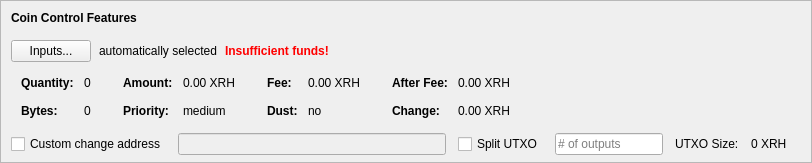
    <widget class="QFrame" name="frameCoinControl">
     <property name="sizePolicy">
      <sizepolicy hsizetype="Expanding" vsizetype="Expanding">
       <horstretch>0</horstretch>
       <verstretch>0</verstretch>
      </sizepolicy>
     </property>
     <property name="maximumSize">
      <size>
       <width>16777215</width>
       <height>16777215</height>
      </size>
     </property>
     <property name="frameShape">
      <enum>QFrame::StyledPanel</enum>
     </property>
     <property name="frameShadow">
      <enum>QFrame::Sunken</enum>
     </property>
     <layout class="QVBoxLayout" name="verticalLayoutCoinControl2">
      <property name="spacing">
       <number>0</number>
      </property>
      <property name="leftMargin">
       <number>0</number>
      </property>
      <property name="topMargin">
       <number>0</number>
      </property>
      <property name="rightMargin">
       <number>0</number>
      </property>
      <property name="bottomMargin">
       <number>6</number>
      </property>
      <item>
       <layout class="QVBoxLayout" name="verticalLayoutCoinControl" stretch="0,0,0,0,1">
        <property name="spacing">
         <number>0</number>
        </property>
        <property name="leftMargin">
         <number>10</number>
        </property>
        <property name="topMargin">
         <number>10</number>
        </property>
        <item>
         <layout class="QHBoxLayout" name="horizontalLayoutCoinControl1">
          <property name="bottomMargin">
           <number>15</number>
          </property>
          <item>
           <widget class="QLabel" name="labelCoinControlFeatures">
            <property name="sizePolicy">
             <sizepolicy hsizetype="Preferred" vsizetype="Maximum">
              <horstretch>0</horstretch>
              <verstretch>0</verstretch>
             </sizepolicy>
            </property>
            <property name="font">
             <font>
              <weight>75</weight>
              <bold>true</bold>
             </font>
            </property>
            <property name="styleSheet">
             <string notr="true">font-weight:bold;</string>
            </property>
            <property name="text">
             <string>Coin Control Features</string>
            </property>
           </widget>
          </item>
         </layout>
        </item>
        <item>
         <layout class="QHBoxLayout" name="horizontalLayoutCoinControl2" stretch="0,0,0,0">
          <property name="spacing">
           <number>8</number>
          </property>
          <property name="bottomMargin">
           <number>10</number>
          </property>
          <item>
           <widget class="QPushButton" name="pushButtonCoinControl">
            <property name="styleSheet">
             <string notr="true"/>
            </property>
            <property name="text">
             <string>Inputs...</string>
            </property>
            <property name="autoDefault">
             <bool>false</bool>
            </property>
           </widget>
          </item>
          <item>
           <widget class="QLabel" name="labelCoinControlAutomaticallySelected">
            <property name="text">
             <string>automatically selected</string>
            </property>
            <property name="margin">
             <number>5</number>
            </property>
           </widget>
          </item>
          <item>
           <widget class="QLabel" name="labelCoinControlInsuffFunds">
            <property name="font">
             <font>
              <weight>75</weight>
              <bold>true</bold>
             </font>
            </property>
            <property name="styleSheet">
             <string notr="true">color:red;font-weight:bold;</string>
            </property>
            <property name="text">
             <string>Insufficient funds!</string>
            </property>
            <property name="margin">
             <number>5</number>
            </property>
           </widget>
          </item>
          <item>
           <spacer name="horizontalSpacerCoinControl">
            <property name="orientation">
             <enum>Qt::Horizontal</enum>
            </property>
            <property name="sizeHint" stdset="0">
             <size>
              <width>40</width>
              <height>1</height>
             </size>
            </property>
           </spacer>
          </item>
         </layout>
        </item>
        <item>
         <widget class="QWidget" name="widgetCoinControl" native="true">
          <property name="sizePolicy">
           <sizepolicy hsizetype="Preferred" vsizetype="Preferred">
            <horstretch>0</horstretch>
            <verstretch>0</verstretch>
           </sizepolicy>
          </property>
          <property name="minimumSize">
           <size>
            <width>0</width>
            <height>0</height>
           </size>
          </property>
          <property name="styleSheet">
           <string notr="true"/>
          </property>
          <layout class="QHBoxLayout" name="horizontalLayoutCoinControl5">
           <property name="leftMargin">
            <number>0</number>
           </property>
           <property name="topMargin">
            <number>0</number>
           </property>
           <property name="rightMargin">
            <number>0</number>
           </property>
           <property name="bottomMargin">
            <number>0</number>
           </property>
           <item>
            <layout class="QHBoxLayout" name="horizontalLayoutCoinControl3" stretch="0,0,0,1">
             <property name="spacing">
              <number>20</number>
             </property>
             <property name="topMargin">
              <number>0</number>
             </property>
             <property name="bottomMargin">
              <number>10</number>
             </property>
             <item>
              <layout class="QFormLayout" name="formLayoutCoinControl1">
               <property name="horizontalSpacing">
                <number>10</number>
               </property>
               <property name="verticalSpacing">
                <number>14</number>
               </property>
               <property name="leftMargin">
                <number>10</number>
               </property>
               <property name="topMargin">
                <number>4</number>
               </property>
               <property name="rightMargin">
                <number>6</number>
               </property>
               <item row="0" column="0">
                <widget class="QLabel" name="labelCoinControlQuantityText">
                 <property name="font">
                  <font>
                   <weight>75</weight>
                   <bold>true</bold>
                  </font>
                 </property>
                 <property name="text">
                  <string>Quantity:</string>
                 </property>
                 <property name="margin">
                  <number>0</number>
                 </property>
                </widget>
               </item>
               <item row="0" column="1">
                <widget class="QLabel" name="labelCoinControlQuantity">
                 <property name="cursor">
                  <cursorShape>IBeamCursor</cursorShape>
                 </property>
                 <property name="contextMenuPolicy">
                  <enum>Qt::ActionsContextMenu</enum>
                 </property>
                 <property name="text">
                  <string notr="true">0</string>
                 </property>
                 <property name="margin">
                  <number>0</number>
                 </property>
                 <property name="textInteractionFlags">
                  <set>Qt::LinksAccessibleByMouse|Qt::TextSelectableByKeyboard|Qt::TextSelectableByMouse</set>
                 </property>
                </widget>
               </item>
               <item row="1" column="0">
                <widget class="QLabel" name="labelCoinControlBytesText">
                 <property name="font">
                  <font>
                   <weight>75</weight>
                   <bold>true</bold>
                  </font>
                 </property>
                 <property name="text">
                  <string>Bytes:</string>
                 </property>
                </widget>
               </item>
               <item row="1" column="1">
                <widget class="QLabel" name="labelCoinControlBytes">
                 <property name="cursor">
                  <cursorShape>IBeamCursor</cursorShape>
                 </property>
                 <property name="contextMenuPolicy">
                  <enum>Qt::ActionsContextMenu</enum>
                 </property>
                 <property name="text">
                  <string notr="true">0</string>
                 </property>
                 <property name="textInteractionFlags">
                  <set>Qt::LinksAccessibleByMouse|Qt::TextSelectableByKeyboard|Qt::TextSelectableByMouse</set>
                 </property>
                </widget>
               </item>
              </layout>
             </item>
             <item>
              <layout class="QFormLayout" name="formLayoutCoinControl2">
               <property name="horizontalSpacing">
                <number>10</number>
               </property>
               <property name="verticalSpacing">
                <number>14</number>
               </property>
               <property name="leftMargin">
                <number>6</number>
               </property>
               <property name="topMargin">
                <number>4</number>
               </property>
               <property name="rightMargin">
                <number>6</number>
               </property>
               <item row="0" column="0">
                <widget class="QLabel" name="labelCoinControlAmountText">
                 <property name="font">
                  <font>
                   <weight>75</weight>
                   <bold>true</bold>
                  </font>
                 </property>
                 <property name="text">
                  <string>Amount:</string>
                 </property>
                 <property name="margin">
                  <number>0</number>
                 </property>
                </widget>
               </item>
               <item row="0" column="1">
                <widget class="QLabel" name="labelCoinControlAmount">
                 <property name="cursor">
                  <cursorShape>IBeamCursor</cursorShape>
                 </property>
                 <property name="contextMenuPolicy">
                  <enum>Qt::ActionsContextMenu</enum>
                 </property>
                 <property name="text">
                  <string notr="true">0.00 XRH</string>
                 </property>
                 <property name="textInteractionFlags">
                  <set>Qt::LinksAccessibleByMouse|Qt::TextSelectableByKeyboard|Qt::TextSelectableByMouse</set>
                 </property>
                </widget>
               </item>
               <item row="1" column="0">
                <widget class="QLabel" name="labelCoinControlPriorityText">
                 <property name="font">
                  <font>
                   <weight>75</weight>
                   <bold>true</bold>
                  </font>
                 </property>
                 <property name="text">
                  <string>Priority:</string>
                 </property>
                </widget>
               </item>
               <item row="1" column="1">
                <widget class="QLabel" name="labelCoinControlPriority">
                 <property name="cursor">
                  <cursorShape>IBeamCursor</cursorShape>
                 </property>
                 <property name="contextMenuPolicy">
                  <enum>Qt::ActionsContextMenu</enum>
                 </property>
                 <property name="text">
                  <string>medium</string>
                 </property>
                 <property name="textInteractionFlags">
                  <set>Qt::LinksAccessibleByMouse|Qt::TextSelectableByKeyboard|Qt::TextSelectableByMouse</set>
                 </property>
                </widget>
               </item>
              </layout>
             </item>
             <item>
              <layout class="QFormLayout" name="formLayoutCoinControl3">
               <property name="horizontalSpacing">
                <number>10</number>
               </property>
               <property name="verticalSpacing">
                <number>14</number>
               </property>
               <property name="leftMargin">
                <number>6</number>
               </property>
               <property name="topMargin">
                <number>4</number>
               </property>
               <property name="rightMargin">
                <number>6</number>
               </property>
               <item row="0" column="0">
                <widget class="QLabel" name="labelCoinControlFeeText">
                 <property name="font">
                  <font>
                   <weight>75</weight>
                   <bold>true</bold>
                  </font>
                 </property>
                 <property name="text">
                  <string>Fee:</string>
                 </property>
                 <property name="margin">
                  <number>0</number>
                 </property>
                </widget>
               </item>
               <item row="0" column="1">
                <widget class="QLabel" name="labelCoinControlFee">
                 <property name="cursor">
                  <cursorShape>IBeamCursor</cursorShape>
                 </property>
                 <property name="contextMenuPolicy">
                  <enum>Qt::ActionsContextMenu</enum>
                 </property>
                 <property name="text">
                  <string notr="true">0.00 XRH</string>
                 </property>
                 <property name="textInteractionFlags">
                  <set>Qt::LinksAccessibleByMouse|Qt::TextSelectableByKeyboard|Qt::TextSelectableByMouse</set>
                 </property>
                </widget>
               </item>
               <item row="1" column="0">
                <widget class="QLabel" name="labelCoinControlLowOutputText">
                 <property name="font">
                  <font>
                   <weight>75</weight>
                   <bold>true</bold>
                  </font>
                 </property>
                 <property name="text">
                  <string>Dust:</string>
                 </property>
                </widget>
               </item>
               <item row="1" column="1">
                <widget class="QLabel" name="labelCoinControlLowOutput">
                 <property name="cursor">
                  <cursorShape>IBeamCursor</cursorShape>
                 </property>
                 <property name="contextMenuPolicy">
                  <enum>Qt::ActionsContextMenu</enum>
                 </property>
                 <property name="text">
                  <string>no</string>
                 </property>
                 <property name="textInteractionFlags">
                  <set>Qt::LinksAccessibleByMouse|Qt::TextSelectableByKeyboard|Qt::TextSelectableByMouse</set>
                 </property>
                </widget>
               </item>
              </layout>
             </item>
             <item>
              <layout class="QFormLayout" name="formLayoutCoinControl4">
               <property name="horizontalSpacing">
                <number>10</number>
               </property>
               <property name="verticalSpacing">
                <number>14</number>
               </property>
               <property name="leftMargin">
                <number>6</number>
               </property>
               <property name="topMargin">
                <number>4</number>
               </property>
               <property name="rightMargin">
                <number>6</number>
               </property>
               <item row="0" column="0">
                <widget class="QLabel" name="labelCoinControlAfterFeeText">
                 <property name="font">
                  <font>
                   <weight>75</weight>
                   <bold>true</bold>
                  </font>
                 </property>
                 <property name="text">
                  <string>After Fee:</string>
                 </property>
                 <property name="margin">
                  <number>0</number>
                 </property>
                </widget>
               </item>
               <item row="0" column="1">
                <widget class="QLabel" name="labelCoinControlAfterFee">
                 <property name="cursor">
                  <cursorShape>IBeamCursor</cursorShape>
                 </property>
                 <property name="contextMenuPolicy">
                  <enum>Qt::ActionsContextMenu</enum>
                 </property>
                 <property name="text">
                  <string notr="true">0.00 XRH</string>
                 </property>
                 <property name="textInteractionFlags">
                  <set>Qt::LinksAccessibleByMouse|Qt::TextSelectableByKeyboard|Qt::TextSelectableByMouse</set>
                 </property>
                </widget>
               </item>
               <item row="1" column="0">
                <widget class="QLabel" name="labelCoinControlChangeText">
                 <property name="font">
                  <font>
                   <weight>75</weight>
                   <bold>true</bold>
                  </font>
                 </property>
                 <property name="text">
                  <string>Change:</string>
                 </property>
                </widget>
               </item>
               <item row="1" column="1">
                <widget class="QLabel" name="labelCoinControlChange">
                 <property name="cursor">
                  <cursorShape>IBeamCursor</cursorShape>
                 </property>
                 <property name="contextMenuPolicy">
                  <enum>Qt::ActionsContextMenu</enum>
                 </property>
                 <property name="text">
                  <string notr="true">0.00 XRH</string>
                 </property>
                 <property name="textInteractionFlags">
                  <set>Qt::LinksAccessibleByMouse|Qt::TextSelectableByKeyboard|Qt::TextSelectableByMouse</set>
                 </property>
                </widget>
               </item>
              </layout>
             </item>
            </layout>
           </item>
          </layout>
         </widget>
        </item>
        <item>
         <layout class="QHBoxLayout" name="horizontalLayoutCoinControl4" stretch="0,0,0,0,0,0,0">
          <property name="spacing">
           <number>12</number>
          </property>
          <property name="sizeConstraint">
           <enum>QLayout::SetDefaultConstraint</enum>
          </property>
          <property name="topMargin">
           <number>5</number>
          </property>
          <property name="rightMargin">
           <number>5</number>
          </property>
          <item>
           <widget class="QCheckBox" name="checkBoxCoinControlChange">
            <property name="toolTip">
             <string>If this is activated, but the change address is empty or invalid, change will be sent to a newly generated address.</string>
            </property>
            <property name="text">
             <string>Custom change address</string>
            </property>
           </widget>
          </item>
          <item>
           <widget class="QValidatedLineEdit" name="lineEditCoinControlChange">
            <property name="enabled">
             <bool>false</bool>
            </property>
            <property name="sizePolicy">
             <sizepolicy hsizetype="Expanding" vsizetype="Fixed">
              <horstretch>0</horstretch>
              <verstretch>0</verstretch>
             </sizepolicy>
            </property>
           </widget>
          </item>
          <item>
           <widget class="QCheckBox" name="splitBlockCheckBox">
            <property name="text">
             <string>Split UTXO</string>
            </property>
           </widget>
          </item>
          <item>
           <widget class="QLineEdit" name="splitBlockLineEdit">
            <property name="sizePolicy">
             <sizepolicy hsizetype="Fixed" vsizetype="Fixed">
              <horstretch>50</horstretch>
              <verstretch>0</verstretch>
             </sizepolicy>
            </property>
            <property name="placeholderText">
             <string># of outputs</string>
            </property>
           </widget>
          </item>
          <item>
           <widget class="QLabel" name="labelBlockSizeText">
            <property name="text">
             <string>UTXO Size:</string>
            </property>
           </widget>
          </item>
          <item>
           <widget class="QLabel" name="labelBlockSize">
            <property name="text">
             <string>0 XRH</string>
            </property>
           </widget>
          </item>
          <item>
           <widget class="QLabel" name="labelCoinControlChangeLabel">
            <property name="sizePolicy">
             <sizepolicy hsizetype="Preferred" vsizetype="Expanding">
              <horstretch>0</horstretch>
              <verstretch>0</verstretch>
             </sizepolicy>
            </property>
            <property name="minimumSize">
             <size>
              <width>0</width>
              <height>0</height>
             </size>
            </property>
            <property name="text">
             <string/>
            </property>
            <property name="margin">
             <number>3</number>
            </property>
           </widget>
          </item>
         </layout>
        </item>
        <item>
         <spacer name="verticalSpacerCoinControl">
          <property name="orientation">
           <enum>Qt::Vertical</enum>
          </property>
          <property name="sizeHint" stdset="0">
           <size>
            <width>800</width>
            <height>1</height>
           </size>
          </property>
         </spacer>
        </item>
       </layout>
      </item>
     </layout>
    </widget>
